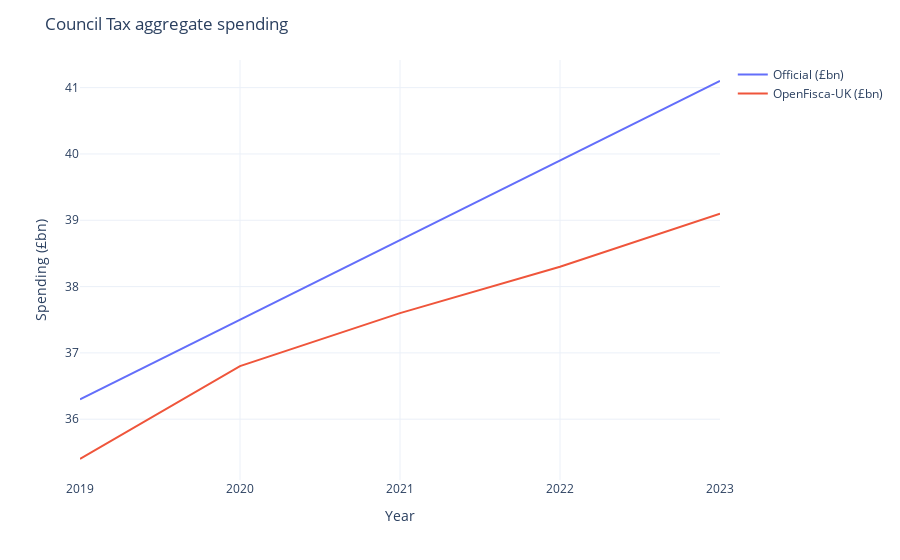

The code cell stored with this chart in its notebook:
### Markdown cell above
# Property Taxes

The UK taxes land and property together via several different taxes, including continuous taxes taxes on residential property (Council Tax and domestic rates) and on non-residential property (business rates), and one-off taxes of property purchases (Stamp Duties). Some of these taxes are devolved and administered by either the Welsh Revenue Authority or Revenue Scotland rather than by HMRC.

## Total Revenue by Tax

### Council Tax

We validate Council Tax revenue against outturn and projections by the Office for Budget Responsibility[^1]

[^1]: https://obr.uk/forecasts-in-depth/tax-by-tax-spend-by-spend/council-tax/

### Code cell
from openfisca_uk import Microsimulation
from openfisca_uk_data import FRSEnhanced
import pandas as pd
import plotly.express as px

sim = Microsimulation(dataset=FRSEnhanced)

df = pd.DataFrame(
    {
        "Year": list(range(2019, 2024)),
        "Official (£bn)": [36.3, 37.5, 38.7, 39.9, 41.1],
        "OpenFisca-UK (£bn)": [
            round(
                (
                    sim.calc("council_tax", year).sum()
                    - sim.calc("council_tax_benefit", year).sum()
                )
                / 1e9,
                1,
            )
            for year in range(2019, 2024)
        ],
    }
).set_index("Year")
df["Rel. Error (%)"] = round(
    (df["OpenFisca-UK (£bn)"] / df["Official (£bn)"] - 1) * 100, 1
)
df["Abs. Error (£bn)"] = df["OpenFisca-UK (£bn)"] - df["Official (£bn)"]
px.line(
    df, x=df.index, y=["Official (£bn)", "OpenFisca-UK (£bn)"]
).update_layout(
    template="plotly_white",
    title="Council Tax aggregate spending",
    xaxis_tickvals=list(range(2019, 2024)),
    xaxis_title="Year",
    yaxis_title="Spending (£bn)",
    legend_title="",
)

### Figure 1 — Plotly figure (JSON) as saved in the notebook; plotly's stock layout.template omitted (floating-point values rounded to 4 significant figures)
{"data": [{"hovertemplate": "variable=Official (£bn)<br>Year=%{x}<br>value=%{y}<extra></extra>", "legendgroup": "Official (£bn)", "line": {"color": "#636efa", "dash": "solid"}, "marker": {"symbol": "circle"}, "mode": "lines", "name": "Official (£bn)", "orientation": "v", "showlegend": true, "type": "scatter", "x": [2019, 2020, 2021, 2022, 2023], "xaxis": "x", "y": [36.3, 37.5, 38.7, 39.9, 41.1], "yaxis": "y"}, {"hovertemplate": "variable=OpenFisca-UK (£bn)<br>Year=%{x}<br>value=%{y}<extra></extra>", "legendgroup": "OpenFisca-UK (£bn)", "line": {"color": "#EF553B", "dash": "solid"}, "marker": {"symbol": "circle"}, "mode": "lines", "name": "OpenFisca-UK (£bn)", "orientation": "v", "showlegend": true, "type": "scatter", "x": [2019, 2020, 2021, 2022, 2023], "xaxis": "x", "y": [35.4, 36.8, 37.6, 38.3, 39.1], "yaxis": "y"}], "layout": {"autosize": true, "legend": {"title": {"text": ""}, "tracegroupgap": 0}, "margin": {"t": 60}, "title": {"text": "Council Tax aggregate spending"}, "xaxis": {"anchor": "y", "autorange": true, "domain": [0, 1], "range": [2019, 2023], "tickvals": [2019, 2020, 2021, 2022, 2023], "title": {"text": "Year"}, "type": "linear"}, "yaxis": {"anchor": "x", "autorange": true, "domain": [0, 1], "range": [35.08, 41.42], "title": {"text": "Spending (£bn)"}, "type": "linear"}}}
